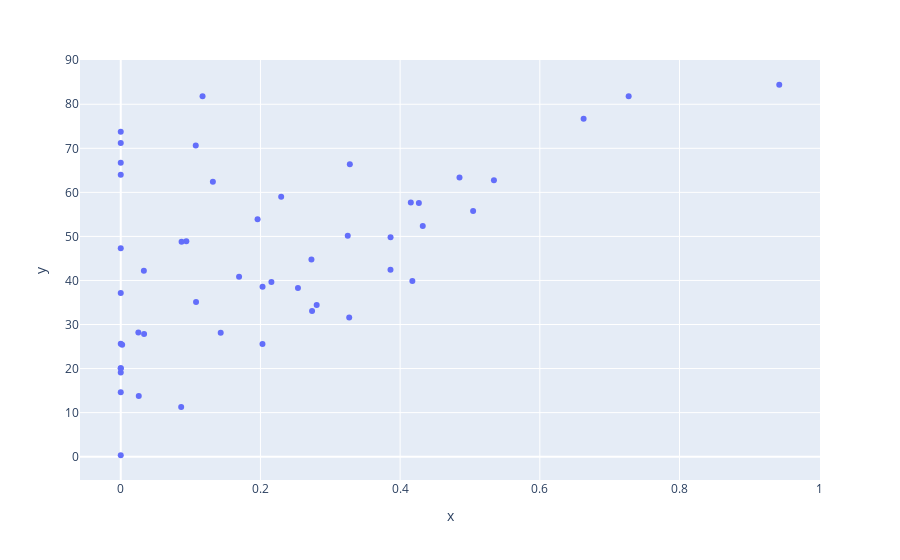

The notebook cell saved with this chart:
### Code cell
px.scatter(x=df['gen_coal_pct'], y=df['electric_cleanliness'])

### Figure 1 — Plotly figure (JSON) as saved in the notebook; plotly's stock layout.template omitted (floating-point values rounded to 4 significant figures)
{"data": [{"hovertemplate": "x=%{x}<br>y=%{y}<extra></extra>", "legendgroup": "", "marker": {"color": "#636efa", "symbol": "circle"}, "mode": "markers", "name": "", "showlegend": false, "type": "scatter", "x": [0.2157, 0.1319, 0.1694, 0.4324, 0.002, 0.485, 0.0334, 0.2297, 0.0939, 0.273, 0.1171, 0, 0.2739, 0, 0.3863, 0.4175, 0, 0.1074, 0, 0.3271, 0, 0.325, 0.3862, 0.0871, 0, 0.4268, 0.5343, 0.0331, 0.0865, 0.0252, 0.328, 0, 0.2537, 0, 0.4153, 0, 0, 0.203, 0, 0.2029, 0.1431, 0.2805, 0.1959, 0.6627, 0, 0.1078, 0.0258, 0.9428, 0.5045, 0.7272], "xaxis": "x", "y": [39.66, 62.41, 40.86, 52.36, 25.42, 63.39, 27.83, 59.02, 48.89, 44.76, 81.79, 14.61, 33.07, 71.22, 49.81, 39.85, 73.78, 70.65, 19.09, 31.59, 25.66, 50.16, 42.43, 48.77, 66.72, 57.56, 62.76, 42.18, 11.28, 28.2, 66.4, 20.05, 38.26, 63.99, 57.72, 37.16, 20.05, 38.58, 47.33, 25.6, 28.11, 34.42, 53.92, 76.74, 0.3182, 35.13, 13.79, 84.43, 55.75, 81.84], "yaxis": "y"}], "layout": {"legend": {"tracegroupgap": 0}, "margin": {"t": 60}, "xaxis": {"anchor": "y", "domain": [0, 1], "title": {"text": "x"}}, "yaxis": {"anchor": "x", "domain": [0, 1], "title": {"text": "y"}}}}
